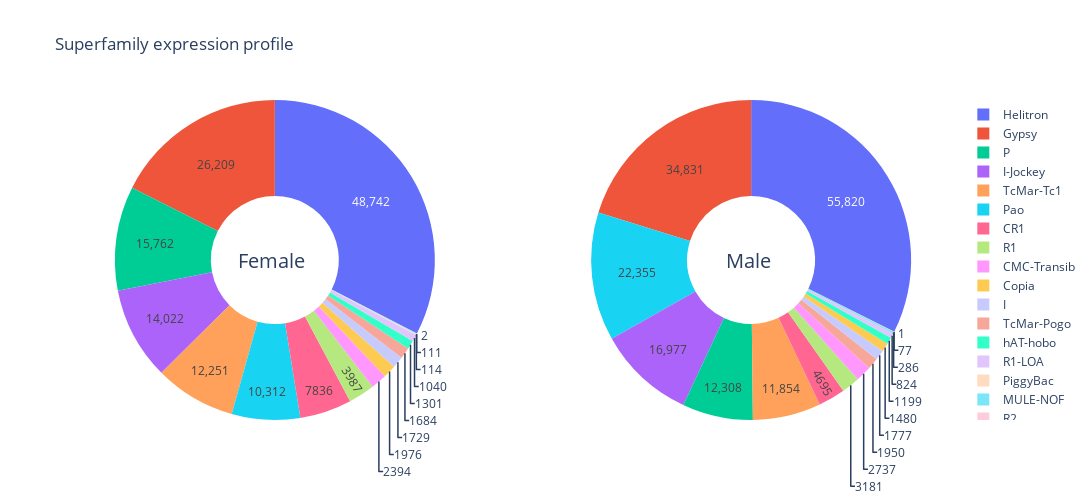

Notebook source saved alongside this figure:
### Code cell
plot_TE_expression_profile_by_family(TE_data_table)

### Figure 1 — Plotly figure (JSON) as saved in the notebook; plotly's stock layout.template omitted (floating-point values rounded to 4 significant figures; data arrays with more than 128 entries replaced by an {"elided": "..."} marker saying what was removed)
{"data": [{"domain": {"x": [0, 0.45], "y": [0, 1]}, "hole": 0.4, "hoverinfo": "label+value", "labels": {"elided": "131 str values"}, "name": "Female", "textinfo": "value", "type": "pie", "values": {"elided": "131 int values"}}, {"domain": {"x": [0.55, 1], "y": [0, 1]}, "hole": 0.4, "hoverinfo": "label+value", "labels": {"elided": "131 str values"}, "name": "Male", "textinfo": "value", "type": "pie", "values": {"elided": "131 int values"}}], "layout": {"annotations": [{"font": {"size": 20}, "showarrow": false, "text": "Female", "x": 0.18, "y": 0.5}, {"font": {"size": 20}, "showarrow": false, "text": "Male", "x": 0.8, "y": 0.5}], "height": 500, "title": {"text": "Superfamily expression profile"}, "width": 1200}}
